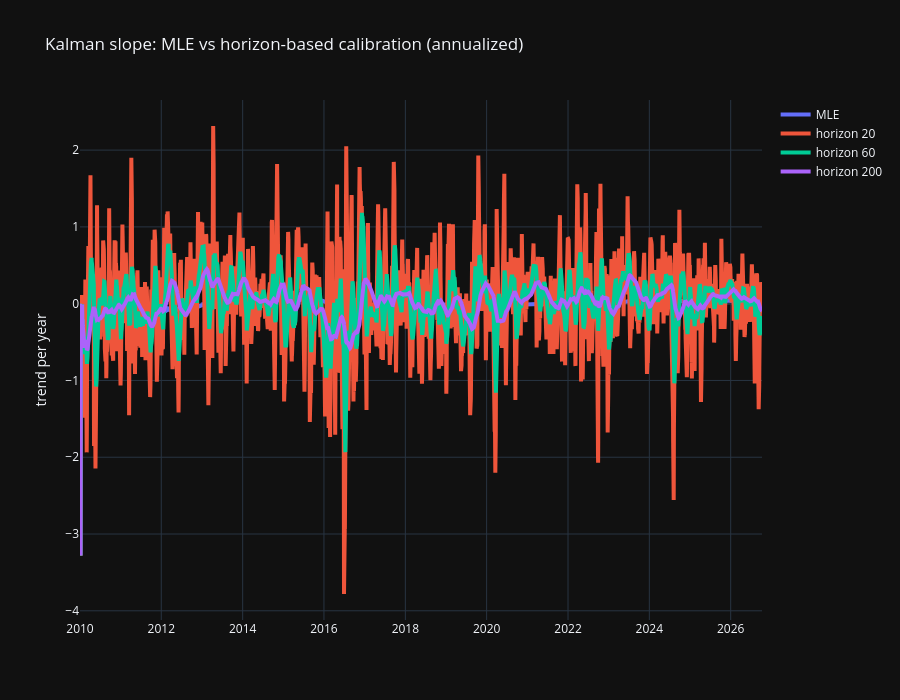

The notebook cell this image was saved under:
### Markdown cell above
### Calibration from the horizon

Instead we fix one intuitive number, the **trend horizon in bars**, and set

$$\lambda = \frac{R}{Q} = \left(\frac{\text{horizon}}{2\pi}\right)^4$$

A longer horizon means a slope that changes more slowly, so a smoother, slower filter.

### Code cell
def lam(horizon):
    return (horizon / (2 * np.pi)) ** 4

def slope_kalman(y, horizon, R=None):
    R = np.var(np.diff(np.asarray(y, float))) if R is None else R
    return kalman_smooth_trend(y, R, np.mean(R) / lam(horizon))["slope"]

def flips_per_year(s):
    s = s.dropna()
    return (np.sign(s).diff().abs() > 0).sum() / (len(s) / BARS_PER_YEAR)

horizons = (20, 60, 200)
kalman_slopes = {f"horizon {h}": pd.Series(slope_kalman(y.values, h, R_bar), index=y.index) for h in horizons}

plot_lines({"MLE": slope_mle * BARS_PER_YEAR, **{k: s * BARS_PER_YEAR for k, s in kalman_slopes.items()}},
           "Kalman slope: MLE vs horizon-based calibration (annualized)", ytitle="trend per year")

pd.DataFrame({
    "sign changes per year": {"MLE": flips_per_year(slope_mle), **{k: flips_per_year(s) for k, s in kalman_slopes.items()}},
    "mean lag (bars)": {"MLE": kernel_stats(kernel(slope_mle_filter))["mean lag (bars)"], **{f"horizon {h}": kernel_stats(kernel(lambda s, h=h: slope_kalman(s, h, 1.0)))["mean lag (bars)"] for h in horizons}},
}).round(1)

### Figure 1 — Plotly figure (JSON) as saved in the notebook; plotly's stock layout.template omitted (floating-point values rounded to 4 significant figures; data arrays with more than 128 entries replaced by an {"elided": "..."} marker saying what was removed)
{"data": [{"line": {"width": 4}, "name": "MLE", "type": "scatter", "x": {"elided": "4367 str values"}, "y": {"elided": "4367 float values"}}, {"line": {"width": 4}, "name": "horizon 20", "type": "scatter", "x": {"elided": "4367 str values"}, "y": {"elided": "4367 float values"}}, {"line": {"width": 4}, "name": "horizon 60", "type": "scatter", "x": {"elided": "4367 str values"}, "y": {"elided": "4367 float values"}}, {"line": {"width": 4}, "name": "horizon 200", "type": "scatter", "x": {"elided": "4367 str values"}, "y": {"elided": "4367 float values"}}], "layout": {"height": 700, "hovermode": "x unified", "title": {"text": "Kalman slope: MLE vs horizon-based calibration (annualized)"}, "xaxis": {"title": {}}, "yaxis": {"title": {"text": "trend per year"}}}}
